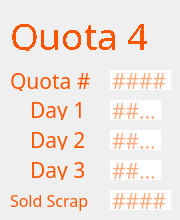
     <widget class="QWidget" name="page_4">
      <widget class="QLabel" name="label_30">
       <property name="geometry">
        <rect>
         <x>10</x>
         <y>190</y>
         <width>91</width>
         <height>21</height>
        </rect>
       </property>
       <property name="font">
        <font>
         <family>IBM 3270</family>
         <pointsize>12</pointsize>
        </font>
       </property>
       <property name="styleSheet">
        <string notr="true">color: rgb(253, 85, 0);
                                    border: none;</string>
       </property>
       <property name="text">
        <string>Sold Scrap</string>
       </property>
      </widget>
      <widget class="QLabel" name="label_28">
       <property name="geometry">
        <rect>
         <x>10</x>
         <y>70</y>
         <width>81</width>
         <height>21</height>
        </rect>
       </property>
       <property name="font">
        <font>
         <family>IBM 3270</family>
         <pointsize>16</pointsize>
        </font>
       </property>
       <property name="styleSheet">
        <string notr="true">color: rgb(253, 85, 0);</string>
       </property>
       <property name="text">
        <string>Quota #</string>
       </property>
      </widget>
      <widget class="QLineEdit" name="q4d2">
       <property name="geometry">
        <rect>
         <x>110</x>
         <y>130</y>
         <width>51</width>
         <height>20</height>
        </rect>
       </property>
       <property name="font">
        <font>
         <family>IBM 3270</family>
         <pointsize>16</pointsize>
        </font>
       </property>
       <property name="styleSheet">
        <string notr="true">color: rgb(253, 85, 0);
                                    border: none;</string>
       </property>
       <property name="maxLength">
        <number>4</number>
       </property>
       <property name="placeholderText">
        <string>####</string>
       </property>
      </widget>
      <widget class="QLineEdit" name="q4d3">
       <property name="geometry">
        <rect>
         <x>110</x>
         <y>160</y>
         <width>51</width>
         <height>20</height>
        </rect>
       </property>
       <property name="font">
        <font>
         <family>IBM 3270</family>
         <pointsize>16</pointsize>
        </font>
       </property>
       <property name="styleSheet">
        <string notr="true">color: rgb(253, 85, 0);
                                    border: none;</string>
       </property>
       <property name="maxLength">
        <number>4</number>
       </property>
       <property name="placeholderText">
        <string>####</string>
       </property>
      </widget>
      <widget class="QLineEdit" name="q4d1">
       <property name="geometry">
        <rect>
         <x>110</x>
         <y>100</y>
         <width>51</width>
         <height>20</height>
        </rect>
       </property>
       <property name="font">
        <font>
         <family>IBM 3270</family>
         <pointsize>16</pointsize>
         <weight>50</weight>
         <bold>false</bold>
        </font>
       </property>
       <property name="styleSheet">
        <string notr="true">color: rgb(253, 85, 0);
                                    border: none;</string>
       </property>
       <property name="inputMethodHints">
        <set>Qt::ImhNone</set>
       </property>
       <property name="text">
        <string/>
       </property>
       <property name="maxLength">
        <number>4</number>
       </property>
       <property name="readOnly">
        <bool>false</bool>
       </property>
       <property name="placeholderText">
        <string>####</string>
       </property>
      </widget>
      <widget class="QLineEdit" name="q4">
       <property name="geometry">
        <rect>
         <x>110</x>
         <y>70</y>
         <width>61</width>
         <height>20</height>
        </rect>
       </property>
       <property name="font">
        <font>
         <family>IBM 3270</family>
         <pointsize>16</pointsize>
        </font>
       </property>
       <property name="styleSheet">
        <string notr="true">color: rgb(253, 85, 0);
                                    border: none;</string>
       </property>
       <property name="text">
        <string/>
       </property>
       <property name="maxLength">
        <number>5</number>
       </property>
       <property name="readOnly">
        <bool>false</bool>
       </property>
       <property name="placeholderText">
        <string>####</string>
       </property>
      </widget>
      <widget class="QLabel" name="label_26">
       <property name="geometry">
        <rect>
         <x>30</x>
         <y>130</y>
         <width>61</width>
         <height>20</height>
        </rect>
       </property>
       <property name="font">
        <font>
         <family>IBM 3270</family>
         <pointsize>16</pointsize>
        </font>
       </property>
       <property name="styleSheet">
        <string notr="true">color: rgb(253, 85, 0);
                                    border: none;</string>
       </property>
       <property name="text">
        <string>Day 2</string>
       </property>
      </widget>
      <widget class="QLineEdit" name="q4sold">
       <property name="geometry">
        <rect>
         <x>110</x>
         <y>190</y>
         <width>61</width>
         <height>20</height>
        </rect>
       </property>
       <property name="font">
        <font>
         <family>IBM 3270</family>
         <pointsize>16</pointsize>
        </font>
       </property>
       <property name="styleSheet">
        <string notr="true">color: rgb(253, 85, 0);
                                    border: none;</string>
       </property>
       <property name="maxLength">
        <number>5</number>
       </property>
       <property name="placeholderText">
        <string>####</string>
       </property>
      </widget>
      <widget class="QLabel" name="label_27">
       <property name="geometry">
        <rect>
         <x>30</x>
         <y>160</y>
         <width>61</width>
         <height>20</height>
        </rect>
       </property>
       <property name="font">
        <font>
         <family>IBM 3270</family>
         <pointsize>16</pointsize>
        </font>
       </property>
       <property name="styleSheet">
        <string notr="true">color: rgb(253, 85, 0);
                                    border: none;</string>
       </property>
       <property name="text">
        <string>Day 3</string>
       </property>
      </widget>
      <widget class="QLabel" name="label_25">
       <property name="geometry">
        <rect>
         <x>30</x>
         <y>100</y>
         <width>61</width>
         <height>20</height>
        </rect>
       </property>
       <property name="font">
        <font>
         <family>IBM 3270</family>
         <pointsize>16</pointsize>
        </font>
       </property>
       <property name="styleSheet">
        <string notr="true">color: rgb(253, 85, 0);
                                    border: none;</string>
       </property>
       <property name="text">
        <string>Day 1</string>
       </property>
      </widget>
      <widget class="QLabel" name="label_37">
       <property name="geometry">
        <rect>
         <x>10</x>
         <y>10</y>
         <width>151</width>
         <height>41</height>
        </rect>
       </property>
       <property name="sizePolicy">
        <sizepolicy hsizetype="Fixed" vsizetype="Fixed">
         <horstretch>0</horstretch>
         <verstretch>0</verstretch>
        </sizepolicy>
       </property>
       <property name="font">
        <font>
         <family>IBM 3270</family>
         <pointsize>24</pointsize>
         <weight>50</weight>
         <italic>false</italic>
         <bold>false</bold>
         <stylestrategy>NoAntialias</stylestrategy>
        </font>
       </property>
       <property name="styleSheet">
        <string notr="true">font: 24pt &quot;IBM 3270&quot;;
                                    color: rgb(253, 85, 0);</string>
       </property>
       <property name="text">
        <string>&lt;html&gt;&lt;head/&gt;&lt;body&gt;&lt;p&gt;&lt;span
                                    style=&quot; font-size:28pt;&quot;&gt;Quota
                                    4&lt;/span&gt;&lt;/p&gt;&lt;/body&gt;&lt;/html&gt;</string>
       </property>
      </widget>
     </widget>
